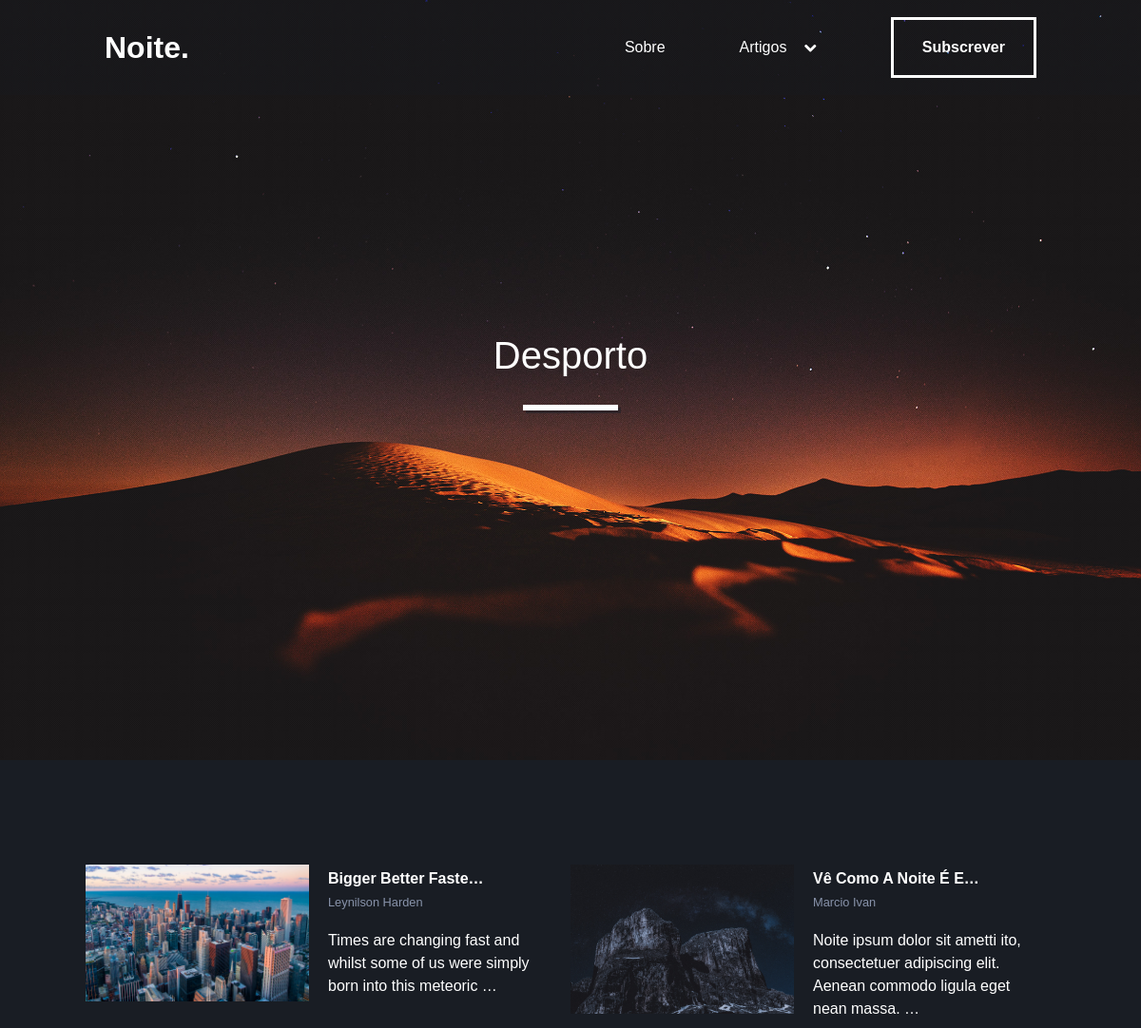
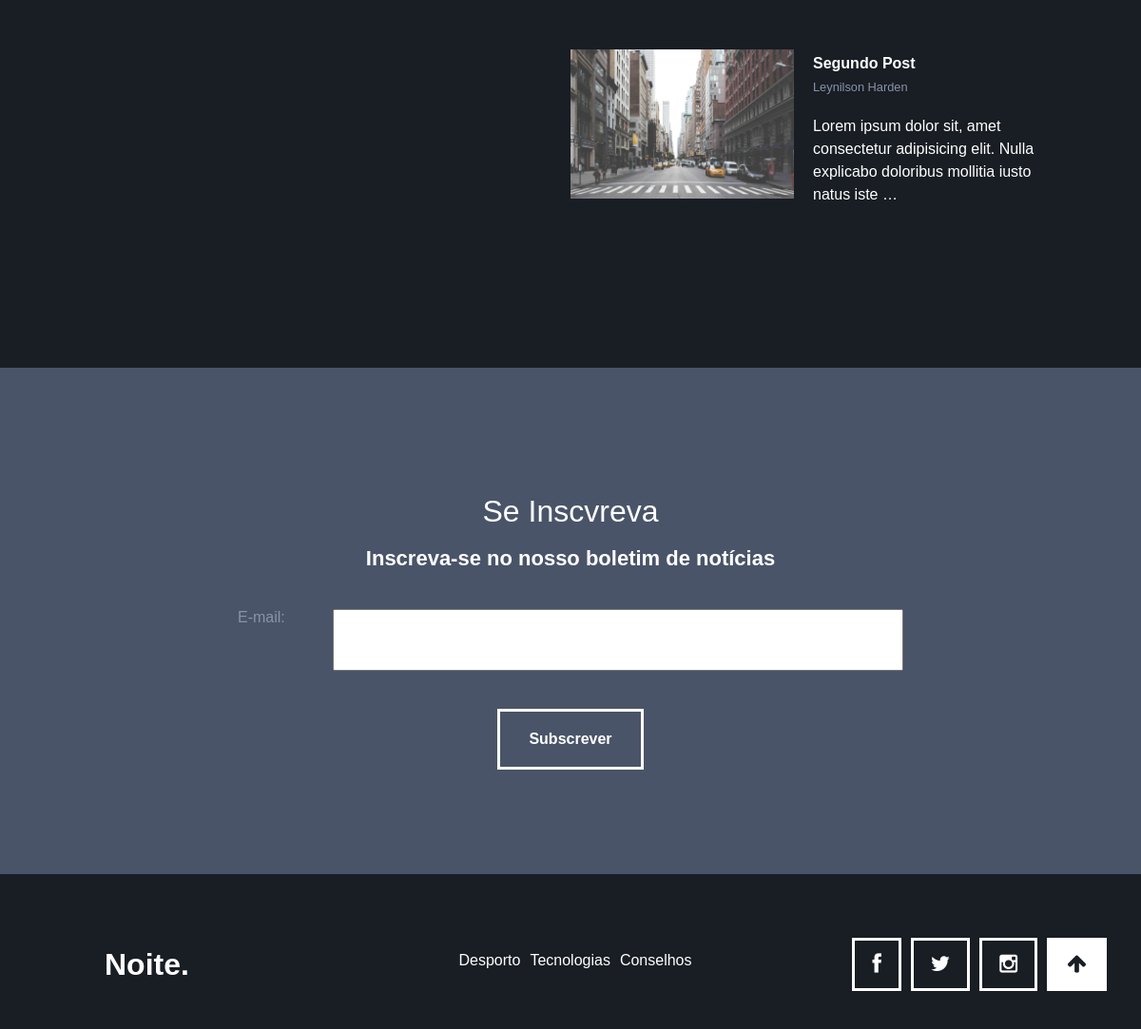
Page /categorias/1/ on the committed database (2 pictures, top to bottom).
### blog/models.py (models this page shows, shortened)
class Categoria(models.Model):
    publicacoes = models.ForeignKey(
        "blog.publicacao",
        on_delete=models.CASCADE,
        related_name='publicacoes'
    )
    nome = models.CharField(max_length=100, unique=True)
    descricao = models.TextField()
    def __str__(self):
        return self.nome

class Publicacao(models.Model):
    autor = models.ForeignKey(
        User,
        on_delete=models.CASCADE,
        related_name='publicacoes'
    )
    tag = models.ManyToManyField(
        'blog.Tag',
        related_name='publicacoes'
    )
    categoria = models.ForeignKey(Categoria, on_delete=models.CASCADE)
    imagem = models.ImageField(upload_to='images/')
    slug = models.SlugField(max_length=200, unique=True)
    titulo = models.CharField(max_length=200, unique=True)
    conteudo = models.TextField()
    condicao = models.IntegerField('Condição', choices=CONDICAO, default=0)
    criado_em = models.DateTimeField('Data de criação', auto_now_add=True)
    modificado_em = models.DateTimeField('Ultima alteração', auto_now=True)
    class Meta:
        ordering = ['-criado_em']

### blog/views.py (the view, shortened to what this page needs)
# urls.py: path('categorias/<int:pk>/', ArtigosCategoria.as_view(), name='artigos-por-categoria'),
class ArtigosCategoria(FormMixin, DetailView):
    template_name = 'blog/artigos_por_categoria.html'
    context_object_name = 'categoria'
    model = Categoria
    form_class = SubscreverForm
    def get_context_data(self, **kwargs):
        context = super().get_context_data(**kwargs)
        context['publicacoes'] = get_list_or_404(Publicacao, categoria=context['categoria'])
        context['categorias'] = Categoria.objects.all()
        context['subscrever_form'] = SubscreverForm()
        return context

### blog/forms.py
class SubscreverForm(forms.ModelForm):
    class Meta:
        model = ViwerEmail
        fields = ('email',)
        labels = {
            'email': _('E-mail'),
        }

### blog/templates/blog/artigos_por_categoria.html
{% extends "base.html" %} {% load static %} {% block header %}
<header style="background-image:url('{% static 'images/header-background.jpg' %}');">
  {% include "navbar.html" %} {% block base_title %}
  <div class="center-align">
    <h1> {{ categoria }} </h1>
    <hr>
  </div>
  {% endblock base_title %}
</header>
{% endblock header %} {% block content %}
<div class="artigos">
  <div class="linha">
    {% for publicacao in publicacoes %}
    <div class="six colunas collapsed">
      <div class="artigo horizontal">
        <div class="artigo-header">
          <a href="{% url 'ver-publicacao' publicacao.slug  %}">
            <img src="{% static publicacao.imagem.name %}" alt="imagem da publicacao">
          </a>
        </div>
        <div class="conteudo">
          <div class="titulo">
            <h4>{{ publicacao.titulo|title|truncatechars:20 }}</h4>
            <small> {{ publicacao.autor.get_full_name }} </small>
          </div>
          <p>
            {{ publicacao.conteudo|safe|truncatewords:15 }}
          </p>
        </div>
      </div>
    </div>
    {% empty %}
    <h2>Sem pub...</h2>
    {% endfor %}
  </div>
</div>
{% endblock content %}

### templates/base.html (shortened to what this page needs)
{% load static %}
<!DOCTYPE html>
<html lang="pt">
<head>
  {% block css_js %}
    <link rel="stylesheet" type="text/css" href="{% static 'base.css' %}">
    <link rel="stylesheet" type="text/css" href="{% static 'blog/blog.css' %}">
  {% endblock css_js %}
</head>
<body>
  {% block header %}{% endblock header %} {% block content %}{% endblock content %}
  <div class="subscrever" id="subs">
    <div class="linha">
      <div class="twelve coluna">
        <div class="texto">
          <div class="text-center">
            <h2>Se Inscvreva</h2>
            <h3>Inscreva-se no nosso boletim de notícias</h3>
            <form method="post">
              <div class="subscrever-form">
                {{ subscrever_form }}
              </div>
              <input class="btn-bordado smt" type="submit" value="Subscrever">
            </form>
          </div>
        </div>
      </div>
    </div>
  </div>
  <footer>
    <div class="linha">
      <div class="two coluna nt">
        <a class="logo" href="#">Noite.</a>
      </div>
      <div class="eight coluna links">
        {% for categoria in categorias %}
          <a href="{% url 'artigos-por-categoria' categoria.id %}" class="link">{{ categoria.nome }}</a>
        {% endfor %}
      </div>
      <div class="two coluna icones">
        <a href="#"><i class="fa fa-facebook"></i></a>
        <a href="#"><i class="fa fa-twitter"></i></a>
        <a href="#"><i class="fa fa-instagram"></i></a>
        <a class="activo" href="#"><i class="fa fa-arrow-up"></i></a>
      </div>
    </div>
  </footer>
</body>
</html>

### templates/navbar.html (shortened to what this page needs)
{% block navbar %}
<nav>
  <div id="nav-wrapper">
    <ul>
      <li>
        <a class="logo" href="{% url 'index' %}">Noite.</a>
      </li>
    </ul>
    <ul class="nav-direita">
      <li>
        <a class="link" href="#">Sobre</a>
      </li>
      <li class="dropdown-menu">
        <div class="dropdown-icon">
          <a href="{% url 'categorias' %}" class="link">
            Artigos
            <i class="fa fa-chevron-down"></i>
          </a>
        </div>
      </li>
      <li>
        <a class="btn-bordado" href="#subs">Subscrever</a>
      </li>
    </ul>
  </div>
</nav>
{% endblock navbar %}

### templates/static/base.css (style rules this page uses)
:root { --escuro: hsl(220, 17%, 12%); --escuro2: hsl(220, 17%, 15%); --cor-de-borda: hsl(220, 17%, 20%); --subscrever: hsl(220, 17%, 35%); --claro: hsl(220, 17%, 60%); }
*, *:before, *:after { box-sizing: border-box; -moz-box-sizing: border-box; -webkit-box-sizing: border-box; }
html { font-family: futura, helvetica, sans-serif; }
body { color: #fff; font-size: 16px; font-weight: normal; -webkit-text-size-adjust: 100%; -webkit-font-smoothing: antialiased; background-color: var(--escuro); }
h1 { font-size: 40px; line-height: 53px; font-weight: normal; margin-bottom: 16px; }
h2 { font-size: 32px; line-height: 30px; font-weight: normal; margin-bottom: 16px; }
h3 { font-size: 22px; font-weight: bold; margin-bottom: 16px; }
header { height: 100vh; margin: 0 auto; min-height: 500px; max-height: 800px; background-size: cover; background-position: center; background-repeat: no-repeat; background-image: url("img/noite2.jpeg"); }
header h1 { margin: 0 auto; font-size: 40px; max-width: 700px; line-height: 53px; text-align: center; font-weight: normal; }
header hr { height: 6px; width: 100px; border: none; margin-top: 25px; background-color: #fff; box-shadow: 3px 3px hsla(220, 17%, 12%, .5); }
nav { top: 0; left: 0; width: 100%; z-index: 100; height: 100px; display: flex; position: fixed; align-items: center; justify-content: center; background-color: hsla(220, 17%, 12%, .3); }
nav #nav-wrapper { width: 100%; display: flex; margin: 0 auto; padding: 0px 20px; max-width: 1020px; justify-content: space-between; }
nav ul { margin: 0; padding: 0; display: flex; align-items: center; }
ul li { list-style: none; display: inline-block; }
.logo { font-size: 32px; font-weight: bold; }
nav ul.nav-direita li { margin-left: 60px; }
.link { padding-bottom: 5px; transition: border .2s ease-in-out; border-bottom: 3px solid transparent; }
.btn-bordado { color: #fff; cursor: pointer; font-weight: bold; padding: 20px 30px; display: inline-block; border: 3px solid #fff; background-color: transparent; transition: background-color .2s ease-in-out, color .2s ease-in-out; }
a.activo, .icones a:hover, .btn-bordado:hover { color: var(--escuro); background-color: #fff; }
.dropdown-menu { cursor: pointer; position: relative; display: inline-block; }
.dropdown-icon { padding: 0px 15px; }
.dropdown-icon a { padding: 0px 3px 5px 3px; }
.dropdown-icon i { font-size: 14px; margin-left: 14px; }
.center-align { width: 100%; height: 100%; display: flex; align-content: center; flex-direction: column; justify-content: center; }
.center-align h1 { margin-top: 0; }
.subscrever { background-color: var(--subscrever); }
footer { padding: 55px 0; }
.links, .icones, .nt { height: 80px; display: flex; align-items: center; }
.links, .icones { justify-content: center; }
.links a, .icones a { margin-left: 10px; }
.icones a { font-size: 22px; padding: 12px 18px; border: 3px solid #fff; transition: all .2s ease-in-out; }

### blog/static/blog/blog.css (style rules this page uses)
.texto { margin: 0 auto; max-width: 700px; padding: 110px 0px; }
p { line-height: 30px; margin-bottom: 40px; }
hr { height: 3px; border: none; margin-bottom: 20px; background-color: #2b313d; }
.text-center { text-align: center; }
.text-center h3 { margin-bottom: 40px; }
.subscrever-form, .comentario_form { display: grid; grid-template-columns: 120px 1fr; grid-gap: 20px; margin-bottom: 40px; }
.subscrever-form { grid-template-columns: 80px 1fr; }
form label { color: hsl(220, 17%, 60%); text-align: start; }
#id_nome, #id_email { height: 65px; padding: 0px 40px; }
.smt { margin: 0 auto; display: block; }
.artigos { padding: 110px 0px; }
.artigo { margin-bottom: 40px; }
.artigo img { width: 100%; height: auto; }
.artigo h4 { margin: 20px 0px; line-height: 30px; }
.artigo p { line-height: 30px; margin: 20px 0px 20px 0px; }
.artigos .titulo small { color: var(--claro); }
.artigo.horizontal { display: flex; }
.artigo.horizontal * { flex: 1; }
.artigo.horizontal .conteudo { padding: 0px 20px; }
.artigo.horizontal h4 { margin: 0px; }
.artigo.horizontal p { line-height: 1.5em; }

### rows in the picture
Categoria: nome "Desporto"
Publicacao: imagem (picture), titulo "Bigger Better Faste…", autor.get_full_name "Leynilson Harden", conteudo "Times are changing fast and whilst some of us were simply born into this meteoric …"
Publicacao: imagem (picture), titulo "Vê Como A Noite É E…", autor.get_full_name "Marcio Ivan", conteudo "Noite ipsum dolor sit ametti ito, consectetuer adipiscing elit. Aenean commodo ligula eget nean massa. …"
Publicacao: imagem (picture), titulo "Segundo Post", autor.get_full_name "Leynilson Harden", conteudo "Lorem ipsum dolor sit, amet consectetur adipisicing elit. Nulla explicabo doloribus mollitia iusto natus iste …"
Categoria: nome "Tecnologias"
Categoria: nome "Conselhos"
